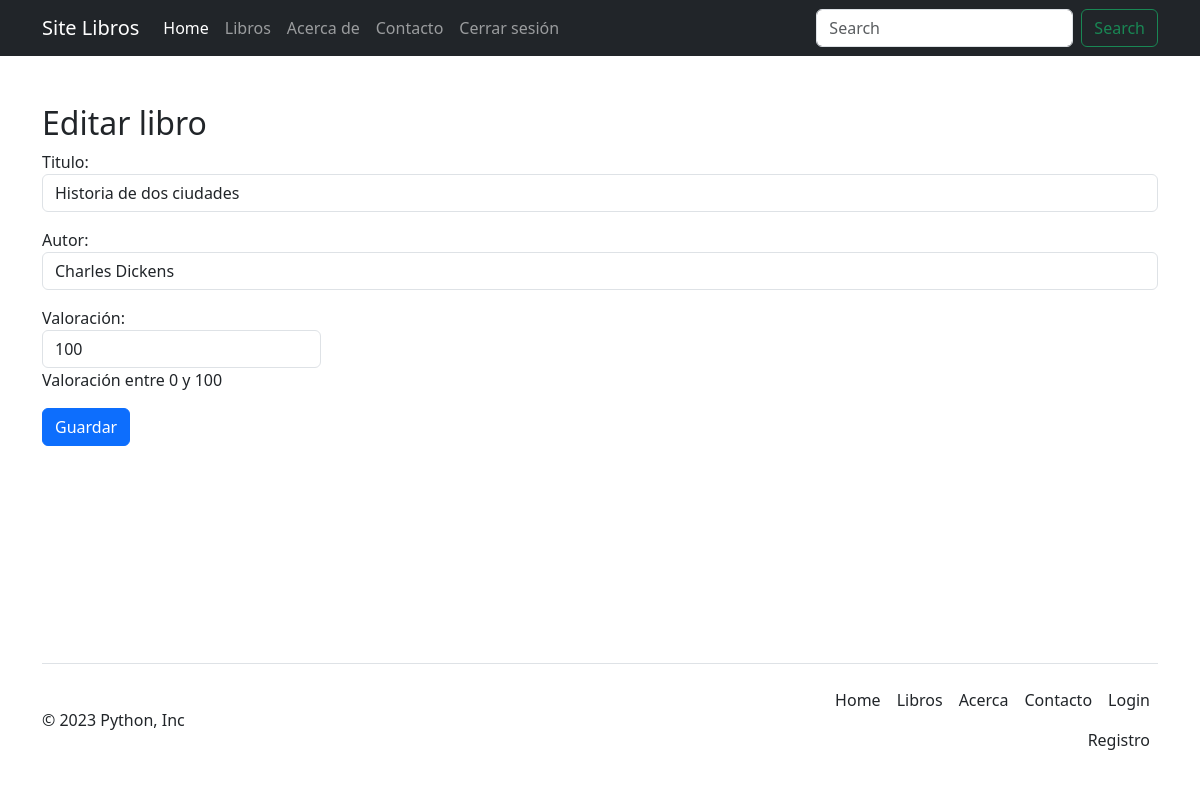
Page /editar_libro/3 (signed in) on the committed database.
### book/models.py (models this page shows)
class Book(models.Model):
    titulo = models.CharField(max_length=100)  # titulo VARCHAR(100)
    autor = models.CharField(max_length=100)  # autor VARCHAR(100)
    valoracion = models.IntegerField(help_text='Valoración entre 0 y 100')  # valoracion INT
    class Meta:
        permissions = [
            ('development', 'Permiso como Desarrollador'),
            ('scrum_master', 'Permiso como scrum_master'),
            ('product_owner', 'Permiso como Product_Owner')
        ]

### book/views.py (the view)
# urls.py: path('editar_libro/<int:libro_id>', editar_libro, name='editar_libro'),  # registrando ruta para editar libro
@login_required
def editar_libro(request, libro_id):
    book = get_object_or_404(Book, id=libro_id)  # obtener libro en la db mediante el id
    if request.method == 'POST':
        form = BookForm(request.POST, instance=book)
        if form.is_valid():
            form.save()
            messages.success(request, 'Libro editado éxitosamente')
            return redirect('lista_libros')
        else:
            messages.error(request, 'Módifica los datos de ingreso')
            return HttpResponseRedirect(reverse('editar_libro', args=[libro_id]))
    else:
        form = BookForm(instance=book)
        return render(request, 'editar_libro.html', {'form': form, 'libro_id': libro_id})

### book/forms.py
class BookForm(forms.ModelForm):
    valoracion = forms.IntegerField(  # se sobreescribe del modelo el tipo de dato
        label='Valoración',  # label a mostrar en el input
        widget=forms.NumberInput(attrs={'class': 'form-control w-25'}),  # widgets de configuracion para los atributos del campo
        help_text='Valoración entre 0 y 100',  # texto de ayuda a mostrar, se sobreescribe del modelo
        validators=[MinValueValidator(0), MaxValueValidator(100)]  # validaciones para el campo o input de ingreso
    )
    class Meta:  # clase meta para establecer las caracteristicas del formulario BookForm
        model = Book  # modelo al que pertenece el formulario
        fields = ['titulo', 'autor', 'valoracion']  # campos que llevara el formulario
        labels = {
            'titulo': 'Titulo',  # el atributo del objeto es el key y el value es el label
            'autor': 'Autor'
        }
        widgets = {  # caracteristicas de los campos a mostrar en el formulario
            'titulo': forms.TextInput(attrs={'class': 'form-control w-100'}),
            'autor': forms.TextInput(attrs={'class': 'form-control w-100'}),
        }

### book/templates/editar_libro.html (shortened to what this page needs)
{% extends 'layout.html' %}
{% load bootstrap5 %}
{% block content %}
<section class="container mt-5">
  <h2>Editar libro</h2>
  <form method="post" action="{% url 'editar_libro' libro_id=libro_id %}">
    {{ form.as_p }}
    <input type="submit" class="btn btn-primary" value="Guardar">
  </form>
</section>
{% endblock %}

### rows in the picture
Book: titulo "Historia de dos ciudades", autor "Charles Dickens", valoracion "100"
